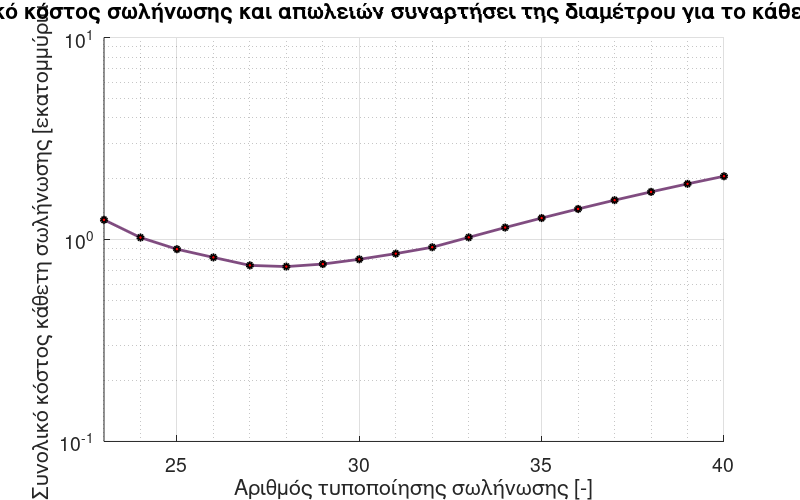

This figure's MATLAB source:
clc;
clear;
format short g

% -----------------------------
% Constants
% -----------------------------
pi = 3.141592653589793;
rhow = 999;            % Density of water (kg/m^3)
rho = 7800;            % Density of pipe material (kg/m^3)
g = 9.81;              % Gravity (m/s^2)
nut = 1.15e-6;         % Kinematic viscosity of water (m^2/s)
Q = 4.086;             % Flow rate (m^3/s)
e1 = 0.001;            % Base wall thickness (m)
k1 = 1.7;
k2 = 0.9;
e_toix = 0.2;          % Absolute roughness in mm
sep = 147099750;       % Max allowable stress (Pa)
L_hor = 3680;          % Horizontal length (m)
L_vert = 560;          % Vertical length (m)
h = 130;               % Hydraulic head (m)
en = 0.07;             % Energy selling price (€/kWh)

% -----------------------------
% Tables
% -----------------------------
htta = [0.819, 0.821, 0.829, 0.824, 0.832, 0.837, 0.840, ...
        0.842, 0.829, 0.83, 0.831, 0.831, 0.832, 0.832, ...
        0.832, 0.832, 0.832, 0.832] .* ...
       [0.97214, 0.9723, 0.97256, 0.97291, 0.97349, 0.97386, ...
       0.97406, 0.97416, 0.97416, 0.9742, 0.97425, 0.97428, ...
       0.97429, 0.9743, 0.97431, 0.97432, 0.97432, 0.97433];

cf = [0.5041, 0.4589, 0.4329, 0.4163, 0.397, 0.3868, 0.3807, ...
      0.3769, 0.3744, 0.3728, 0.3711, 0.3701, 0.3695, 0.369, ...
      0.3688, 0.3686, 0.3684, 0.3683];

D = [1066.8, 1117.6, 1168.4, 1219.2, 1320.8, ...
     1422.4, 1524.0, 1625.6, 1727.2, 1828.8, 1981.0, ...
     2134.0, 2286.0, 2438.0, 2591.0, 2743.0, 2896.0, 3048.0] * 1e-3;

emin = [7.14, 7.14, 7.14, 7.92, 7.92, 8.74, 8.74, 10.31, ...
        10.31, 11.13, 11.13, 11.13, 11.13, 11.13, 11.13, 11.13, ...
        11.13, 11.13] * 1e-3;

% -----------------------------
% Preallocate arrays
% -----------------------------
n = length(D);
[es_hor, c_hor, Re_hor, l_hor, Dh_hor, ...
 Din, es_vert, c_vert, Re_vert, l_vert, Dh_vert, ...
 Pmax, e, ...
 CM_vert, CM_hor, CP_vert, CP_hor, CW_vert, CW_hor, ...
 f1_vert, f1_hor, f1, ...
 Nf_vert, Nf_hor, Ef_vert, Ef_hor, ...
 Cei_vert, Cei_hor, f2_vert, f2_hor, f2] = deal(zeros(1, n));

% -----------------------------
% Annuity factor (discounted sum)
% -----------------------------
annuityFactor = sum(1 ./ ((1 + 0.06).^(1:20)));

% -----------------------------
% Main loop
% -----------------------------
for k = 1:n
    % Horizontal pipe
    Din(k) = D(k) - 2 * emin(k); % Επειδή στην οριζόντια σωλήνωση h=0, το πάχος θα είναι το ελάχιστο δυνατόν
    es_hor(k) = e_toix / (Din(k) * 1000);
    c_hor(k) = (4 * Q) / (pi * Din(k)^2);
    Re_hor(k) = c_hor(k) * Din(k) / nut;

    % Friction factor (Colebrook)
    l_hor(k) = 1;
    for j = 1:50
        term = 2.51 / (Re_hor(k) * sqrt(l_hor(k))) + es_hor(k) / 3.71;
        l_new = (-2 * log10(term))^-2;
        if abs(l_new - l_hor(k)) < 1e-4
            break; 
        end
        l_hor(k) = l_new;
    end

    Dh_hor(k) = l_hor(k) * (L_hor / Din(k)) * (c_hor(k)^2 / (2 * g));
    Pmax(k) = 1.2 * (h - Dh_hor(k)) * rhow * g;

    % Wall thickness check
    e(k) = e1 + (D(k) * Pmax(k)) / (2 * (k2 / k1) * sep);
    if e(k) <= emin(k)
        e(k) = emin(k);
    end

    es_vert(k) = e_toix / (Din(k) * 1000);
    c_vert(k) = (4 * Q) / (pi * Din(k)^2);
    Re_vert(k) = c_vert(k) * Din(k) / nut;

    % Friction factor (Colebrook)
    l_vert(k) = 1;
    for j = 1:50
        term = 2.51 / (Re_vert(k) * sqrt(l_vert(k))) + es_vert(k) / 3.71;
        l_new = (-2 * log10(term))^-2;
        if abs(l_new - l_vert(k)) < 1e-4 
            break; 
        end
        l_vert(k) = l_new;
    end

    Dh_vert(k) = l_vert(k) * (L_vert / Din(k)) * (c_vert(k)^2 / (2 * g));

    % Cost calculation
    CM_vert(k) = rho * pi * D(k) * e(k) * L_vert * 1.16;
    CM_hor(k) = rho * pi * D(k) * emin(k) * L_hor * 1.16;
    CP_vert(k) = 32 * pi * D(k) * L_vert;
    CP_hor(k) = 32 * pi * D(k) * L_hor;
    CW_vert(k) = 1350 * D(k) * (L_vert / 6);
    CW_hor(k) = 1350 * D(k) * (L_hor / 6);

    f1_vert(k) = CM_vert(k) + CP_vert(k) + CW_vert(k);
    f1_hor(k) = CM_hor(k) + CP_hor(k) + CW_hor(k);
    f1(k) = f1_vert(k) + f1_hor(k);

    % Energy and economic return
    Nf_hor(k) = (rhow * g * Q * Dh_hor(k) * htta(k)) / 1000;
    Nf_vert(k) = (rhow * g * Q * Dh_vert(k) * htta(k)) / 1000;

    Ef_hor(k) = cf(k) * 8760 * Nf_hor(k);
    Ef_vert(k) = cf(k) * 8760 * Nf_vert(k);

    Cei_hor(k) = en * Ef_hor(k);
    Cei_vert(k) = en * Ef_vert(k);

    f2_hor(k) = Cei_hor(k) * annuityFactor;
    f2_vert(k) = Cei_vert(k) * annuityFactor;
    f2(k) = f2_vert(k) + f2_hor(k);
end

% -----------------------------
% Plot results
% -----------------------------
figure;
hold on
set(gca,'Yscale','log')
set(gcf, 'PaperPositionMode', 'auto'); 
grid on;
grid minor;
ax.GridColor = [0.85 0.85 0.85];
ax.GridAlpha = 0.7;
ax.MinorGridColor = [0.9 0.9 0.9];
ax.MinorGridLineStyle = ':';
set(gca, 'FontSize', 14);
%set(gca, 'YScale', 'log');  % Not log
set(gcf, 'PaperUnits', 'inches', 'PaperPosition', [0 0 8 5]);
ax=gca;
colors = [0.5 0.3 0.5]; % Color for plot

pipe_indices = 23:40;  % Standard pipe numbering

plot(pipe_indices, (f1_vert + f2_vert) / 1e6, '-', 'LineWidth', 2, ...
     'Marker', 'o', 'MarkerSize', 4, ...
     'MarkerFaceColor', 'r', 'MarkerEdgeColor', 'k', ...
     'Color', colors);

title('Συνολικό κόστος σωλήνωσης και απωλειών συναρτήσει της διαμέτρου για το κάθετο τμήμα ');
xlabel('Αριθμός τυποποίησης σωλήνωσης [-]');
ylabel('Συνολικό κόστος κάθετη σωλήνωσης [εκατομμύρια €]');
xlim([23 40])

% -----------------------------
% Optimal diameter
% -----------------------------
[~, index] = min(f1 + f2);
fprintf('Βέλτιστη διάμετρος: %.2f mm\n', D(index) * 1000);
k_hor = (8 * l_hor(index) * L_hor) / (pi^2 * D(index)^5 * g);
k_vert = (8 * l_vert(index) * L_vert) / (pi^2 * D(index)^5 * g);
